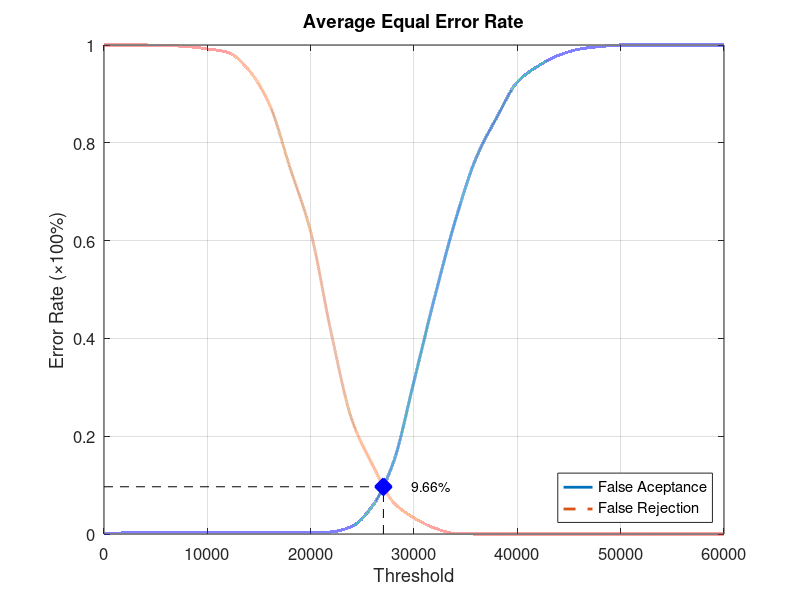
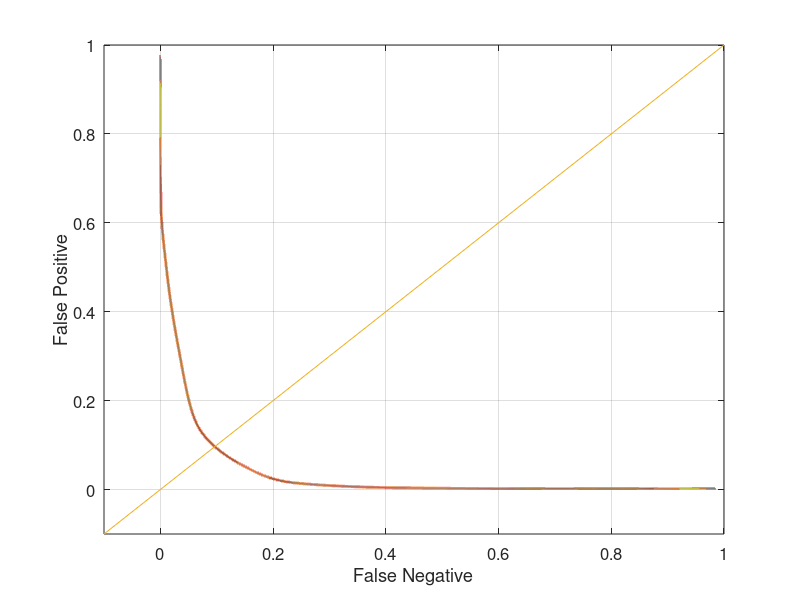

MATLAB code to generate these figures, in order:
function yEER = Database4Average
close all;
clear;
clc;
x = 0:2000:60000;
xq = 0:0.5:60000;

y0 = [0 0.00210526 0.00210526 0.00210526 0.00210526 0.00210526 0.00210526 0.00210526 0.00210526 0.00210526 0.00210526 0.00421053 0.0157895 0.0578947 0.146316 0.312632 0.48421 0.641053 0.768421 0.851579 0.92421 0.956842 0.978947 0.991579 0.996842 1 1 1 1 1 1];
yy0 = interp1(x, y0, xq, 'pchip');
y1 = [1 1 1 0.999 0.997 0.992 0.985 0.949 0.879 0.749 0.618 0.41 0.233 0.141 0.065 0.033 0.012 0.001 0 0 0 0 0 0 0 0 0 0 0 0 0];
yy1 = interp1(x, y1, xq, 'pchip');

% Calculating EER: 
y2 = abs(y0 - y1);
find(y2 == min(y2))
yy2 = abs(yy0 - yy1);
xEER = find(yy2 == min(yy2));
xEERIndex = xq(xEER) % X-axis EER
yEER = yy0(xEER) % Y-axis EER

main = figure
plot(xq, yy0,'-','LineWidth', 2);	hold on
plot(xq, yy1,'--','LineWidth', 2);	hold on
plot([xEERIndex xEERIndex], [0 yEER], 'k--');	hold on
plot([0 xEERIndex], [yEER yEER], 'k--');	hold on
plot(xEERIndex, yEER, 'bx', 'LineWidth', 10);	hold on
text(xEERIndex + 10 * xEERIndex / 100, yEER, [num2str(round((10000 * yEER)) / 100) '%'])
legend('False Aceptance', 'False Rejection', 'Location', 'SouthEast')
xlabel('Threshold')
ylabel('Error Rate (\times100%)')
title('Average Equal Error Rate')
set(gca, 'FontSize', 12)
axis([0 60000 0 1])
grid on

print(main, 'Database4AverageMain', '-dpng');
FNRxFPR = figure('Color', [1 1 1]);
plot(yy1, yy0, '-', yy1, yy0, 'LineWidth', 2);
hold on
y = -0.1:0.1:1
plot(y, y); 
set(gca, 'FontSize', 12)
xlabel('False Negative')
ylabel('False Positive')
axis([-0.1 1 -0.1 1])
set(gca, 'FontSize', 12)
grid on

print(FNRxFPR, 'Database4AverageFNRxFPR','-dpng');
end
